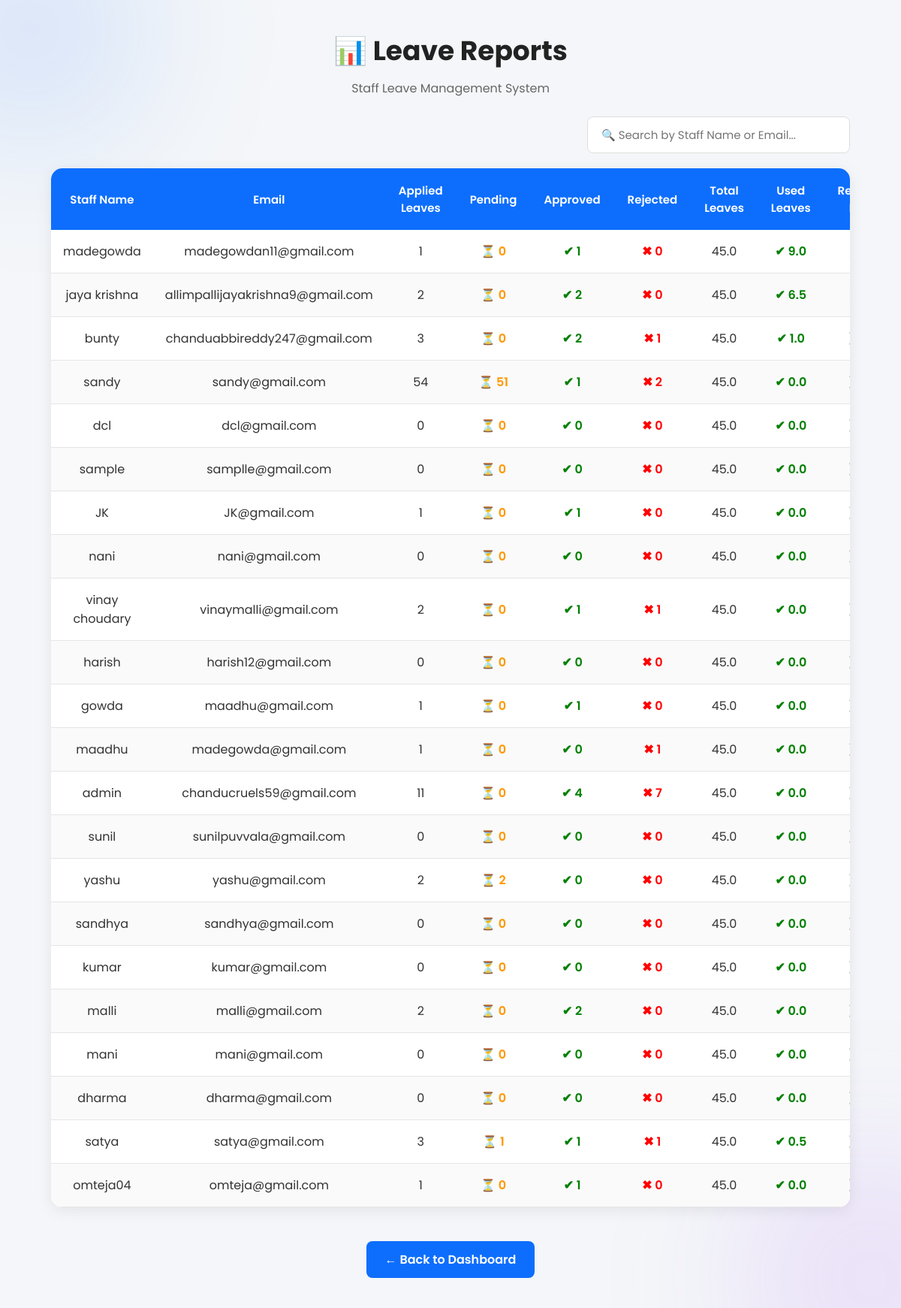
/reports/ (signed in), run on the app's committed database.
### leaves/models.py (models this page shows, shortened)
class LeaveBalance(models.Model):
    user = models.OneToOneField(User, on_delete=models.CASCADE)
    total_leave = models.FloatField(default=45)
    used_leave = models.FloatField(default=0)
    remaining_leave = models.FloatField(default=45)

### leaves/views.py (the view)
# urls.py: path('reports/', views.leave_reports , name='reports'),
@login_required
def leave_reports(request):
    result = []
    staff_users = User.objects.filter(profile__role = 'staff').order_by('-id')
    for user in staff_users:
        total_leaves = Leave.objects.filter(username = user).count()
        pending_leaves = Leave.objects.filter(
            username = user,
            status = 'pending'
        ).count()
        approved_leaves = Leave.objects.filter(
            username = user,
            status = 'approved'
        ).count()
        rejected_leaves = Leave.objects.filter(
            username = user,
            status = 'rejected'
        ).count()
        balance , created = LeaveBalance.objects.get_or_create(
            user = user
        )
        result.append({
            'username' :  user.username,
            'email': user.email,
            'applied_leaves': total_leaves,
            'pending_leaves': pending_leaves,
            'approved_leaves': approved_leaves,
            'rejected_leaves':rejected_leaves,
            'total_leaves' : balance.total_leave,
            'used_leaves' : balance.used_leave ,
            'remaining_leaves' : balance.remaining_leave,
        })
    return render(request, 'leaves/reports.html', {'result': result})

### templates/leaves/reports.html (shortened to what this page needs)
{% load static %}
<!DOCTYPE html>
<html lang="en">
<head>
    <link rel="stylesheet" href="{% static 'css/reports.css' %}">
</head>
<body>
    <div class="blob blob1"></div>
    <div class="blob blob2"></div>
    <div class="container">
        <div class="header">
            <h1>📊 Leave Reports</h1>
            <p>Staff Leave Management System</p>
        </div>
        <div class="search-container">
            <input type="text" id="searchInput" placeholder="🔍 Search by Staff Name or Email...">
        </div>
        <div class="table-wrapper">
            <table id="reportTable">
                <thead>
                    <tr>
                        <th>Staff Name</th>
                        <th>Email</th>
                        <th>Applied Leaves</th>
                        <th>Pending</th>
                        <th>Approved</th>
                        <th>Rejected</th>
                        <th>Total Leaves</th>
                        <th>Used Leaves</th>
                        <th>Remaining Leaves</th>
                    </tr>
                </thead>
                <tbody>
                    {% for i in result %}
                    <tr>
                        <td>{{ i.username }}</td>
                        <td>{{ i.email }}</td>
                        <td>{{ i.applied_leaves }}</td>
                        <td>
                            <span class="pending">{{ i.pending_leaves }}</span>
                        </td>
                        <td>
                            <span class="approved">{{ i.approved_leaves }}</span>
                        </td>
                        <td>
                            <span class="rejected">{{ i.rejected_leaves }}</span>
                        </td>
                        <td>{{ i.total_leaves }}</td>
                        <td>
                            <span class="approved">{{ i.used_leaves }}</span>
                        </td>
                        <td>
                            <span class="pending">{{ i.remaining_leaves }}</span>
                        </td>
                    </tr>
                    {% empty %}
                    <tr>
                        <td colspan="9" style="text-align: center;">No Leave Reports Available</td>
                    </tr>
                    {% endfor %}
                </tbody>
            </table>
        </div>
        <div style="text-align: center; margin-top: 20px;">
            <a href="{% url 'admin_dashboard' %}" class="dashboard-btn">← Back to Dashboard</a>
        </div>
    </div>
</body>
</html>

### static/css/reports.css (style rules this page uses)
* { margin:0; padding:0; box-sizing:border-box; font-family:'Poppins',sans-serif; }
body { background:#f4f6f9; padding:40px; overflow-x:hidden; }
.blob { position:fixed; border-radius:50%; filter:blur(100px); z-index:-1; animation:float 10s ease-in-out infinite; }
.blob1 { width:280px; height:280px; background:rgba(13,110,253,.15); top:-100px; left:-100px; }
.blob2 { width:320px; height:320px; background:rgba(168,85,247,.15); bottom:-120px; right:-120px; }
.container { width:95%; max-width:1400px; margin:auto; animation:fadeIn .8s ease; }
.header { text-align:center; margin-bottom:25px; }
.header h1 { color:#222; font-size:36px; margin-bottom:10px; }
.header p { color:#666; }
.search-container { display:flex; justify-content:flex-end; margin-bottom:20px; }
.search-container input { width:350px; max-width:100%; padding:12px 18px; border:1px solid #ddd; border-radius:8px; font-size:15px; outline:none; transition:.3s; }
.table-wrapper { background:#fff; border-radius:15px; overflow:hidden; box-shadow:0 4px 20px rgba(0,0,0,.08); }
table { width:100%; border-collapse:collapse; }
thead { background:#0d6efd; color:white; }
thead th { padding:18px; text-align:center; font-size:15px; font-weight:600; }
tbody td { padding:16px; text-align:center; border-bottom:1px solid #e5e5e5; color:#333; }
tbody tr { transition:.3s; }
tbody tr:nth-child(even) { background:#fafafa; }
.pending { color:#ff9800; font-weight:600; }
.approved { color:green; font-weight:600; }
.rejected { color:red; font-weight:600; }
.approved::before { content:"✔ "; }
.rejected::before { content:"✖ "; }
.pending::before { content:"⏳ "; }
.dashboard-btn { display:inline-block; margin-top:25px; padding:12px 25px; background:#0d6efd; color:white; text-decoration:none; border-radius:8px; font-weight:600; transition:.3s; }

### data on the page
LeaveBalance: total_leaves "45.0", used_leaves "9.0"
LeaveBalance: total_leaves "45.0", used_leaves "1.0"
LeaveBalance: total_leaves "45.0", used_leaves "0.0"
LeaveBalance: total_leaves "45.0", used_leaves "0.0"
LeaveBalance: total_leaves "45.0", used_leaves "0.0"
LeaveBalance: total_leaves "45.0", used_leaves "0.0"
LeaveBalance: total_leaves "45.0", used_leaves "0.0"
LeaveBalance: total_leaves "45.0", used_leaves "0.0"
LeaveBalance: total_leaves "45.0", used_leaves "0.0"
LeaveBalance: total_leaves "45.0", used_leaves "0.0"
LeaveBalance: total_leaves "45.0", used_leaves "0.0"
LeaveBalance: total_leaves "45.0", used_leaves "0.0"
LeaveBalance: total_leaves "45.0", used_leaves "0.0"
LeaveBalance: total_leaves "45.0", used_leaves "0.0"
LeaveBalance: total_leaves "45.0", used_leaves "0.0"
LeaveBalance: total_leaves "45.0", used_leaves "0.0"
LeaveBalance: total_leaves "45.0", used_leaves "0.5"
LeaveBalance: total_leaves "45.0", used_leaves "0.0"

### other printed values
{{ i.username }} "madegowda"
{{ i.email }} "madegowdan11@gmail.com"
{{ i.applied_leaves }} "1"
{{ i.pending_leaves }} "0"
{{ i.approved_leaves }} "1"
{{ i.rejected_leaves }} "0"
{{ i.username }} "jaya krishna" "bunty" "sandy" "dcl" "sample" "JK" "nani"
{{ i.email }} "allimpallijayakrishna9@gmail.com" "chanduabbireddy247@gmail.com" "sandy@gmail.com" "dcl@gmail.com" "samplle@gmail.com" "JK@gmail.com" "nani@gmail.com"
{{ i.applied_leaves }} "2" "3" "54" "0" "0" "1" "0"
{{ i.pending_leaves }} "0" "0" "51" "0" "0" "0" "0"
{{ i.approved_leaves }} "2" "2" "1" "0" "0" "1" "0"
{{ i.rejected_leaves }} "0" "1" "2" "0" "0" "0" "0"
{{ i.total_leaves }} "45.0"
{{ i.used_leaves }} "6.5"
{{ i.username }} "vinay choudary" "harish" "gowda" "maadhu" "admin" "sunil"
